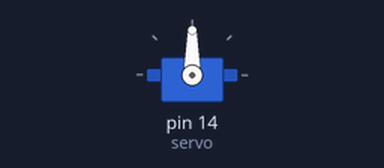
Simulated run of this sketch. Board: Arduino Uno, built with avr-gcc and run on an emulated ATmega328P. Shown: servo.

Above: at 0.05 s.
Timing chart, 0 to 4.6 s (numbered marks = the images above):
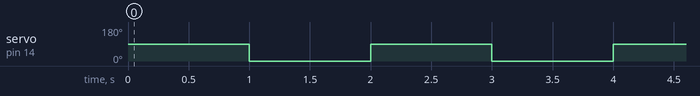

The sketch:

servo.ino
```cpp
#include <Servo.h>
#define servo 14
Servo myservo;
void setup() {
  // put your setup code here, to run once:
  myservo.attach(servo);
  myservo.write(0);
//  myservo.write(0);
}

void loop() {
  // put your main code here, to run repeatedly:
  myservo.write(90);
  delay(1000);
  myservo.write(0);
  delay(1000);
//  myservo.write(0);

}
```

Measured:
- by itself, servo on pin 14 (servo): alternates 90° for 1.0 s and 0° for 1.0 s
